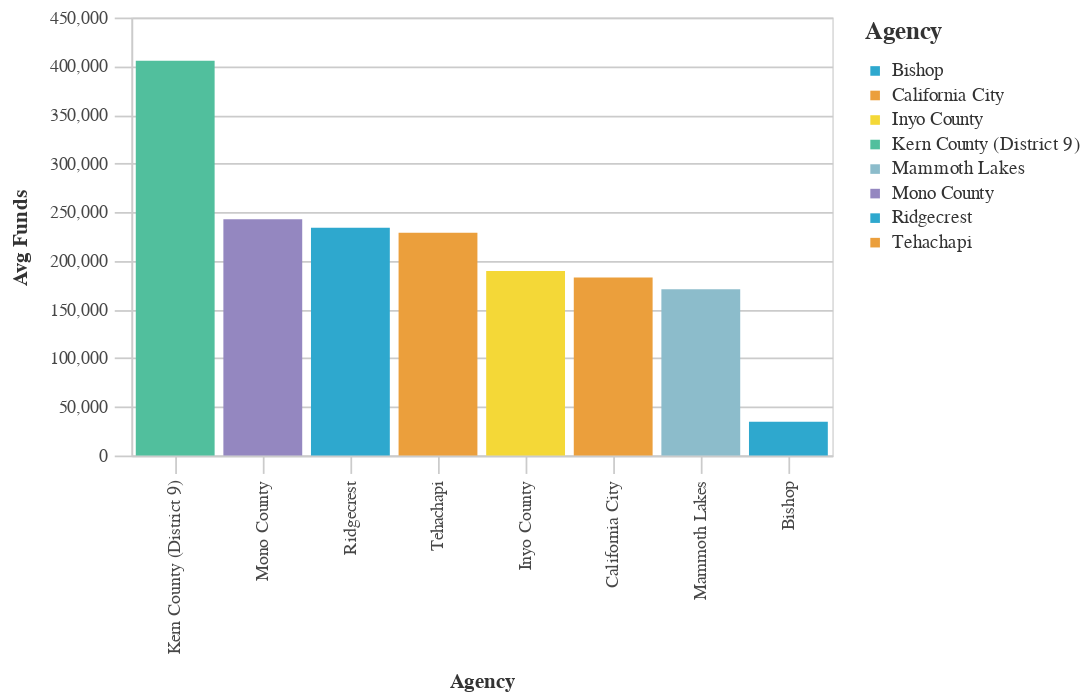

Notebook code for this chart:
### Markdown cell above
### Lowest Average Total Funds by Agency ($2021)

### Code cell
#Bar chart Bottom Average Total Requested Funds by Agency
avg_funds_bottom = (df>>group_by(_.primary_agency_name)>>summarize(avg_funds=_.adjusted_total_requested.mean())>>arrange(-_.avg_funds)).tail(50)

chart5=( _dla_utils_reports.basic_bar_chart_no_save((avg_funds_bottom.tail(40)), 'primary_agency_name','avg_funds', 'primary_agency_name', district))
    
display(chart5)

### Figure 1 — Vega-Lite specification as saved in the notebook (floating-point values rounded to 4 significant figures)
{"config": {"view": {"continuousWidth": 400, "continuousHeight": 300}, "axis": {"domainColor": "#cbcbcb", "grid": true, "gridColor": "#cbcbcb", "gridWidth": 1, "labelColor": "#474747", "labelFont": "Nunito Sans", "labelFontSize": 10, "labelPadding": 4, "tickColor": "#cbcbcb", "tickSize": 10, "titleColor": "#333", "titleFont": "Raleway", "titleFontSize": 12, "titlePadding": 10}, "axisBand": {"grid": false}, "background": "white", "font": "Raleway", "header": {"labelFont": "Nunito Sans", "titleFont": "Raleway"}, "legend": {"labelColor": "#333", "labelFont": "Nunito Sans", "labelFontSize": 11, "labelLimit": 0, "padding": 1, "symbolSize": 30, "symbolType": "square", "titleColor": "#333", "titleFont": "Raleway", "titleFontSize": 14, "titlePadding": 10}, "title": {"anchor": "middle", "font": "Raleway", "fontSize": 18, "fontWeight": 300, "offset": 20}}, "data": {"name": "data-4eb26bb7cb634d97e17347dbd44052e9"}, "mark": "bar", "encoding": {"color": {"field": "primary_agency_name", "legend": {"symbolLimit": 10, "title": "Agency"}, "scale": {"range": ["#2EA8CE", "#EB9F3C", "#F4D837", "#51BF9D", "#8CBCCB", "#9487C0"]}, "type": "nominal"}, "tooltip": [{"field": "primary_agency_name", "type": "nominal"}, {"field": "avg_funds", "type": "quantitative"}], "x": {"field": "primary_agency_name", "sort": "-y", "title": "Agency", "type": "nominal"}, "y": {"field": "avg_funds", "title": "Avg Funds", "type": "quantitative"}}, "height": 250, "width": 400, "$schema": "https://vega.github.io/schema/vega-lite/v4.17.0.json", "datasets": {"data-4eb26bb7cb634d97e17347dbd44052e9": [{"primary_agency_name": "Kern County (District 9)", "avg_funds": 405500.0}, {"primary_agency_name": "Mono County", "avg_funds": 242600.0}, {"primary_agency_name": "Ridgecrest", "avg_funds": 234000.0}, {"primary_agency_name": "Tehachapi", "avg_funds": 228900.0}, {"primary_agency_name": "Inyo County", "avg_funds": 189500.0}, {"primary_agency_name": "California City", "avg_funds": 182800.0}, {"primary_agency_name": "Mammoth Lakes", "avg_funds": 170900.0}, {"primary_agency_name": "Bishop", "avg_funds": 34700.0}]}}
